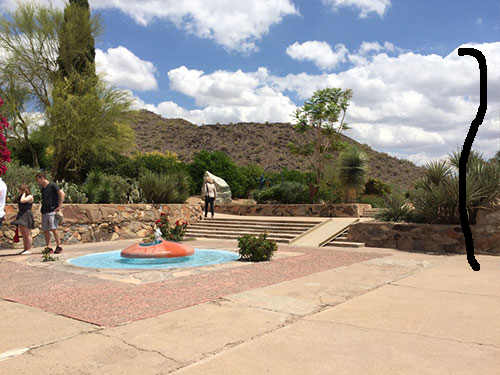
#> input picture imgs/1.png, 500 x 375 px, found by its file name
$ jupyter execute 'TRWS panorama stiching.ipynb'   (shell and % lines are left out)
#> lines starting #> are read from the running program, lines starting #| are printed output that depends on the picture
[cell 1]
from numba import njit

import numpy as np
from numpy.linalg import norm

from cv2 import imread, imwrite, cvtColor, resize
from cv2 import COLOR_BGR2GRAY, COLOR_BGR2RGB

from tqdm import tqdm
from time import time

import random
import math

import matplotlib.pyplot as plt

---

## Initialize

[cell 2]
img1 = imread("imgs/4/1.png")
#> img1 is the input picture: shape (375, 500, 3); mean B, G, R 138.8, 151, 160.9
img2 = imread("imgs/4/2.png")
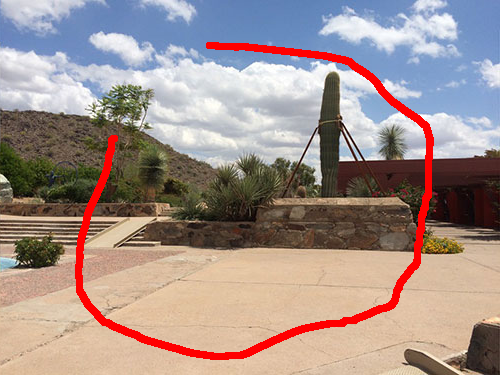
#> input picture imgs/2.png, 500 x 375 px, found by its file name
#> img2 is the input picture: shape (375, 500, 3); mean B, G, R 140, 145.1, 162.6
img3 = imread("imgs/4/3.png")
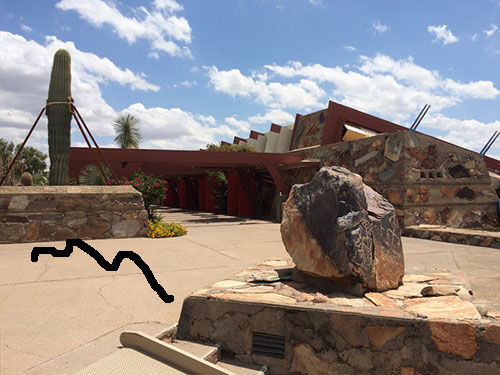
#> input picture imgs/3.png, 500 x 375 px, found by its file name
#> img3 is the input picture: shape (375, 500, 3); mean B, G, R 132.4, 133.7, 141.1
IMGS = np.array([img1.astype(np.float32), img2.astype(np.float32), img3.astype(np.float32)])

[cell 3]
fig = plt.figure(figsize=(15, 12))
fig.add_subplot(1, 3, 1)
plt.imshow(cvtColor(img1, COLOR_BGR2RGB))
fig.add_subplot(1, 3, 2)
plt.imshow(cvtColor(img2, COLOR_BGR2RGB))
fig.add_subplot(1, 3, 3)
plt.imshow(cvtColor(img3, COLOR_BGR2RGB))
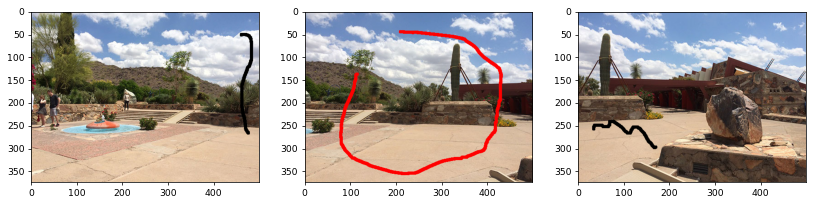
#> figure drawn by matplotlib, 3 panels

[cell 4]
h, w = img1.shape[:2]
#> h = 375; w = 500
print(img1.shape)
#| (375, 500, 3)

[cell 5]
img1 = (img1.flatten()).astype(np.float32)
img2 = (img2.flatten()).astype(np.float32)
img3 = (img3.flatten()).astype(np.float32)
IMGS_f = [img1, img2, img3]

---

[cell 6]
# index = j + i*w - 1
y,x = 1, 6
index = x + y*w
#> index = 506
index, index // w, index % w
#> Out = (506, 1, 6)

## Init

[cell 7]
C = np.array([0,1,2], dtype=np.uint8)

[cell 8]
# Neighbours ind
N = np.full((h*w, 4), -1, dtype = np.int32)

for i in range(h):
    for j in range(w):

        index = j + i*w

        # left
        if j > 0:
            left_index = j - 1 + i*w
            N[index, 0] = left_index
        # right
        if j < w - 1:
            right_index = j + 1 + i*w
            N[index, 1] = right_index
         # up
        if i > 0:
            up_index = j + (i-1)*w
            N[index, 2] = up_index
        # down
        if i < h - 1:
            down_index = j + (i+1)*w
            N[index, 3] = down_index

[cell 9]
@njit
def init_q(IMGS, C, N):
    q = np.zeros((w*h, len(C)), dtype=np.float32)

    zero = np.zeros(3, dtype=np.uint8)
    for i in range(w*h):
        y,x = i // w, i % w

        if (IMGS[0][y,x,:] + IMGS[1][y,x,:] + IMGS[2][y,x,:] == np.zeros(3, dtype=np.uint8)).all():
            q[i, 0] = 0
            q[i, 0] = 0
            q[i, 0] = 0

        else:
            for c in C:
                if (IMGS[c][y,x,:] == zero).all():
                    q[i, c] = np.inf
                else:
                    q[i, c] = 0
    return q

q = init_q(IMGS, C, N)
plt.imshow(q.reshape((h,w,3)))
